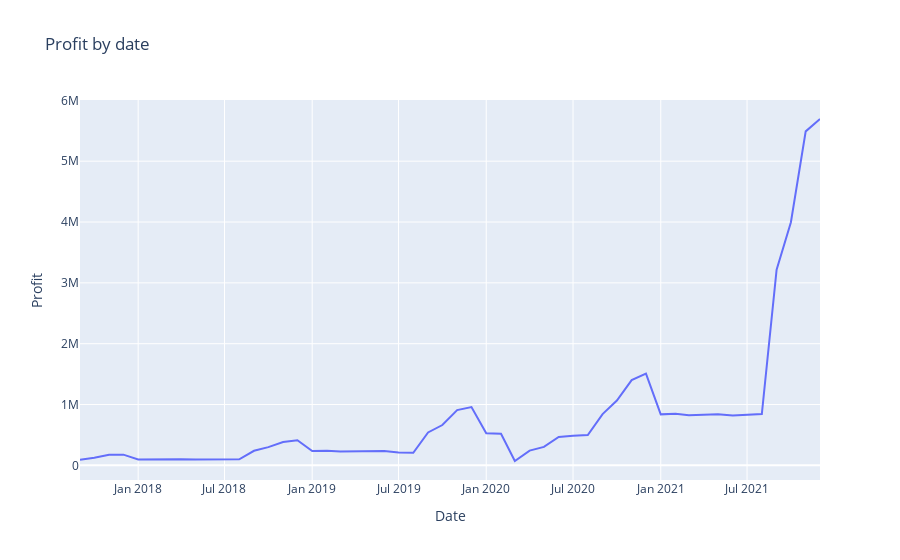

The cell this chart's notebook holds for it:
### Code cell
fig_profit = px.line(re_pr_mar, x='date', y='profit', title='Profit by date')
fig_profit.update_layout(
    yaxis_title='Profit', 
    xaxis_title='Date'
)
fig_profit.show()

### Figure 1 — Plotly figure (JSON) as saved in the notebook; plotly's stock layout.template omitted (floating-point values rounded to 4 significant figures)
{"data": [{"hovertemplate": "date=%{x}<br>profit=%{y}<extra></extra>", "legendgroup": "", "line": {"color": "#636efa", "dash": "solid"}, "marker": {"symbol": "circle"}, "mode": "lines", "name": "", "orientation": "v", "showlegend": false, "type": "scatter", "x": ["2017-09-01", "2017-10-01", "2017-11-01", "2017-12-01", "2018-01-01", "2018-02-01", "2018-03-01", "2018-04-01", "2018-05-01", "2018-06-01", "2018-07-01", "2018-08-01", "2018-09-01", "2018-10-01", "2018-11-01", "2018-12-01", "2019-01-01", "2019-02-01", "2019-03-01", "2019-04-01", "2019-05-01", "2019-06-01", "2019-07-01", "2019-08-01", "2019-09-01", "2019-10-01", "2019-11-01", "2019-12-01", "2020-01-01", "2020-02-01", "2020-03-01", "2020-04-01", "2020-05-01", "2020-06-01", "2020-07-01", "2020-08-01", "2020-09-01", "2020-10-01", "2020-11-01", "2020-12-01", "2021-01-01", "2021-02-01", "2021-03-01", "2021-04-01", "2021-05-01", "2021-06-01", "2021-07-01", "2021-08-01", "2021-09-01", "2021-10-01", "2021-11-01", "2021-12-01"], "xaxis": "x", "y": [93060.0, 125500.0, 175700.0, 176200.0, 96280.0, 99210.0, 104800.0, 100900.0, 97090.0, 101400.0, 98720.0, 100400.0, 240200.0, 300200.0, 383100.0, 412600.0, 234400.0, 241600.0, 227400.0, 232700.0, 236100.0, 234800.0, 213500.0, 207000.0, 540800.0, 663000.0, 909200.0, 958400.0, 529000.0, 518700.0, 71840.0, 243300.0, 304000.0, 467400.0, 486000.0, 497200.0, 842600.0, 1065000.0, 1402000.0, 1509000.0, 838700.0, 848700.0, 824100.0, 837400.0, 840700.0, 817900.0, 835400.0, 844600.0, 3216000.0, 3996000.0, 5490000.0, 5693000.0], "yaxis": "y"}], "layout": {"legend": {"tracegroupgap": 0}, "title": {"text": "Profit by date"}, "xaxis": {"anchor": "y", "domain": [0, 1], "title": {"text": "Date"}}, "yaxis": {"anchor": "x", "domain": [0, 1], "title": {"text": "Profit"}}}}
